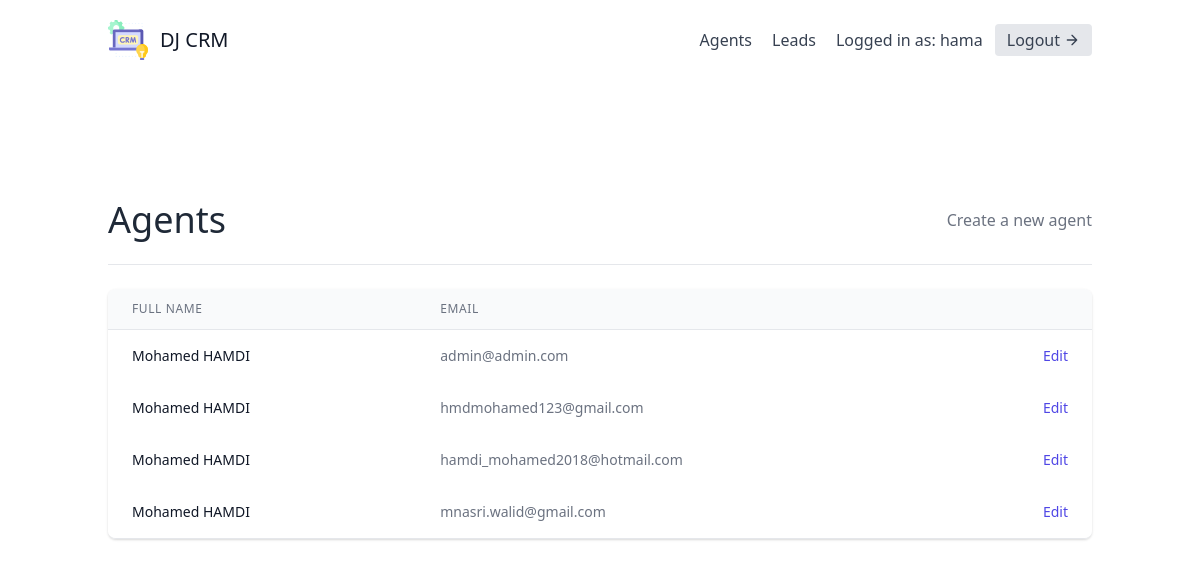
The app's page /agents/ (signed in) with its own data.
### leads/models.py (models this page shows, shortened)
class User(AbstractUser):
    is_organisor = models.BooleanField(default=True)
    is_agent = models.BooleanField(default=False)

class Agent(models.Model):
    user = models.OneToOneField(User, on_delete=models.CASCADE)
    organisation = models.ForeignKey(UserProfile, on_delete=models.CASCADE)

### agents/views.py (the view)
# urls.py: path('', AgentListView.as_view(), name='agent-list'),
class AgentListView(OrganisorAndLoginRequiredMixin, generic.ListView):
    template_name = "agents/agent_list.html"
    def get_queryset(self):
        organisation = self.request.user.userprofile
        return Agent.objects.filter(organisation=organisation)

### agents/mixins.py (called while the page is built)
    def dispatch(self, request, *args, **kwargs):
        if not request.user.is_authenticated or not request.user.is_organisor:
            return redirect("leads:lead-list")
        return super().dispatch(request, *args, **kwargs)

### agents/templates/agents/agent_list.html (shortened to what this page needs)
{% extends "base.html" %}
{% block content %}
    <section class="text-gray-700 body-font">
        <div class="container px-5 py-24 mx-auto flex flex-wrap">
            <div class="w-full mb-6 py-6 flex justify-between items-center border-b border-gray-200">
                <div>
                    <h1 class="text-4xl text-gray-800">Agents</h1>
                </div>
                <div>
                    <a class="text-gray-500 hover:text-blue-500" href="{% url 'agents:agent-create' %}">Create a new agent</a>
                </div>
            </div>
            <div class="flex flex-col w-full">
                <div class="-my-2 overflow-x-auto sm:-mx-6 lg:-mx-8">
                <div class="py-2 align-middle inline-block min-w-full sm:px-6 lg:px-8">
                    <div class="shadow overflow-hidden border-b border-gray-200 sm:rounded-lg">
                    <table class="min-w-full divide-y divide-gray-200">
                        <thead class="bg-gray-50">
                            <tr>
                                <th scope="col" class="px-6 py-3 text-left text-xs font-medium text-gray-500 uppercase tracking-wider">
                                Full Name
                                </th>
                                <th scope="col" class="px-6 py-3 text-left text-xs font-medium text-gray-500 uppercase tracking-wider">
                                Email
                                </th>
                                <th scope="col" class="relative px-6 py-3">
                                </th>
                            </tr>
                        </thead>
                        <tbody>
                            {% for agent in object_list %}
                                <tr class="bg-white">
                                    <td class="px-6 py-4 whitespace-nowrap text-sm font-medium text-gray-900">
                                        {{ agent.user.first_name }} {{ agent.user.last_name }}
                                    </td>
                                    <td class="px-6 py-4 whitespace-nowrap text-sm text-gray-500">
                                        {{ agent.user.email }}
                                    </td>
                                    <td class="px-6 py-4 whitespace-nowrap text-right text-sm font-medium">
                                        <a href="{% url 'agents:agent-update' agent.pk %}" class="text-indigo-600 hover:text-indigo-900">
                                            Edit
                                        </a>
                                    </td>
                                </tr>
                            {% empty %}
                            <p>There are currently no agents</p>
                            {% endfor %}
                        </tbody>
                    </table>
                    </div>
                </div>
                </div>
            </div>
        </div>
      </section>
{% endblock content %}

### templates/base.html (shortened to what this page needs)
{% load static %}
<!DOCTYPE html>
<html lang="en">
<head>
    <link href="{% static 'css/styles.css' %}" rel="stylesheet">
</head>
<body>
    <div class="max-w-7xl mx-auto">
        {% include 'navbar.html' %}
        {% block content %}
        {% endblock content %}
    </div>
</body>
</html>

### templates/navbar.html (shortened to what this page needs)
<header class="text-gray-700 body-font">
    <div class="container mx-auto flex flex-wrap p-5 flex-col md:flex-row items-center">
      <a href="{% url 'dashboard' %}" class="flex title-font font-medium items-center text-gray-900 mb-4 md:mb-0">
        <span class="ml-3 text-xl">DJ CRM</span>
      </a>
      <nav class="md:ml-auto flex flex-wrap items-center text-base justify-center">
        {% if not request.user.is_authenticated %}
          <a href="{% url 'signup' %}" class="mr-5 hover:text-gray-900">Signup</a>
        {% else %}
          {% if request.user.is_organisor %}
          <a href="{% url 'agents:agent-list' %}" class="mr-5 hover:text-gray-900">Agents</a>
          {% endif %}
          <a href="{% url 'leads:lead-list' %}" class="mr-5 hover:text-gray-900">Leads</a>
        {% endif %}
      </nav>
      {% if request.user.is_authenticated %}
        Logged in as: {{ request.user.username }}
        <a href="{% url 'logout' %}" class="ml-3 inline-flex items-center bg-gray-200 border-0 py-1 px-3 focus:outline-none hover:bg-gray-300 rounded text-base mt-4 md:mt-0">
          Logout
            <svg fill="none" stroke="currentColor" stroke-linecap="round" stroke-linejoin="round" stroke-width="2" class="w-4 h-4 ml-1" viewBox="0 0 24 24">
                <path d="M5 12h14M12 5l7 7-7 7"></path>
            </svg>
        </a>
      {% endif %}
    </div>
</header>

### templates/scripts.html (shortened to what this page needs)
{% load static %}

### records on screen
User: user.username "hama"
Agent: user.first_name "Mohamed", user.last_name "HAMDI", user.email "admin@admin.com"
Agent: user.first_name "Mohamed", user.last_name "HAMDI", user.email "hmdmohamed123@gmail.com"
Agent: user.first_name "Mohamed", user.last_name "HAMDI", user.email "hamdi_mohamed2018@hotmail.com"
Agent: user.first_name "Mohamed", user.last_name "HAMDI", user.email "mnasri.walid@gmail.com"
